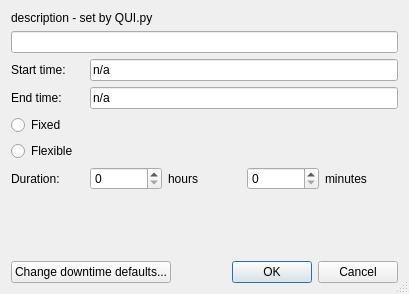
<?xml version="1.0" encoding="UTF-8"?>
<ui version="4.0">
 <class>dialog_downtime</class>
 <widget class="QDialog" name="dialog_downtime">
  <property name="geometry">
   <rect>
    <x>0</x>
    <y>0</y>
    <width>409</width>
    <height>294</height>
   </rect>
  </property>
  <property name="sizePolicy">
   <sizepolicy hsizetype="Minimum" vsizetype="Minimum">
    <horstretch>0</horstretch>
    <verstretch>0</verstretch>
   </sizepolicy>
  </property>
  <property name="windowTitle">
   <string>Downtime</string>
  </property>
  <property name="sizeGripEnabled">
   <bool>true</bool>
  </property>
  <property name="modal">
   <bool>true</bool>
  </property>
  <layout class="QGridLayout" name="gridLayout">
   <item row="2" column="0">
    <widget class="QLabel" name="label_start_time">
     <property name="text">
      <string>Start time:</string>
     </property>
    </widget>
   </item>
   <item row="13" column="2">
    <spacer name="verticalSpacer">
     <property name="orientation">
      <enum>Qt::Vertical</enum>
     </property>
     <property name="sizeHint" stdset="0">
      <size>
       <width>20</width>
       <height>40</height>
      </size>
     </property>
    </spacer>
   </item>
   <item row="0" column="0" colspan="5">
    <widget class="QLabel" name="input_label_description">
     <property name="text">
      <string>description - set by QUI.py</string>
     </property>
    </widget>
   </item>
   <item row="18" column="0" rowspan="2" colspan="5">
    <layout class="QHBoxLayout" name="horizontalLayout">
     <item>
      <widget class="QPushButton" name="button_change_defaults_downtime">
       <property name="text">
        <string>Change downtime defaults...</string>
       </property>
      </widget>
     </item>
     <item>
      <widget class="QDialogButtonBox" name="button_box">
       <property name="orientation">
        <enum>Qt::Horizontal</enum>
       </property>
       <property name="standardButtons">
        <set>QDialogButtonBox::Cancel|QDialogButtonBox::Ok</set>
       </property>
      </widget>
     </item>
    </layout>
   </item>
   <item row="12" column="2">
    <widget class="QLabel" name="label_duration_hours">
     <property name="text">
      <string>hours</string>
     </property>
    </widget>
   </item>
   <item row="12" column="3">
    <widget class="QSpinBox" name="input_spinbox_duration_minutes"/>
   </item>
   <item row="1" column="0" colspan="5">
    <widget class="QLineEdit" name="input_lineedit_comment"/>
   </item>
   <item row="12" column="4">
    <widget class="QLabel" name="label_duration_minutes">
     <property name="text">
      <string>minutes</string>
     </property>
    </widget>
   </item>
   <item row="12" column="1">
    <widget class="QSpinBox" name="input_spinbox_duration_hours"/>
   </item>
   <item row="12" column="0">
    <widget class="QLabel" name="label_duration">
     <property name="text">
      <string>Duration:</string>
     </property>
    </widget>
   </item>
   <item row="3" column="0">
    <widget class="QLabel" name="label_end_time">
     <property name="text">
      <string>End time:</string>
     </property>
    </widget>
   </item>
   <item row="3" column="1" colspan="4">
    <widget class="QLineEdit" name="input_lineedit_end_time">
     <property name="text">
      <string>n/a</string>
     </property>
    </widget>
   </item>
   <item row="2" column="1" colspan="4">
    <widget class="QLineEdit" name="input_lineedit_start_time">
     <property name="text">
      <string>n/a</string>
     </property>
    </widget>
   </item>
   <item row="6" column="0">
    <widget class="QRadioButton" name="input_radiobutton_type_flexible">
     <property name="text">
      <string>Flexible</string>
     </property>
    </widget>
   </item>
   <item row="5" column="0">
    <widget class="QRadioButton" name="input_radiobutton_type_fixed">
     <property name="text">
      <string>Fixed</string>
     </property>
    </widget>
   </item>
  </layout>
 </widget>
 <tabstops>
  <tabstop>input_lineedit_comment</tabstop>
  <tabstop>input_spinbox_duration_hours</tabstop>
  <tabstop>input_spinbox_duration_minutes</tabstop>
  <tabstop>button_change_defaults_downtime</tabstop>
 </tabstops>
 <resources/>
 <connections>
  <connection>
   <sender>button_box</sender>
   <signal>accepted()</signal>
   <receiver>dialog_downtime</receiver>
   <slot>accept()</slot>
   <hints>
    <hint type="sourcelabel">
     <x>248</x>
     <y>254</y>
    </hint>
    <hint type="destinationlabel">
     <x>157</x>
     <y>274</y>
    </hint>
   </hints>
  </connection>
  <connection>
   <sender>button_box</sender>
   <signal>rejected()</signal>
   <receiver>dialog_downtime</receiver>
   <slot>reject()</slot>
   <hints>
    <hint type="sourcelabel">
     <x>316</x>
     <y>260</y>
    </hint>
    <hint type="destinationlabel">
     <x>286</x>
     <y>274</y>
    </hint>
   </hints>
  </connection>
 </connections>
</ui>
